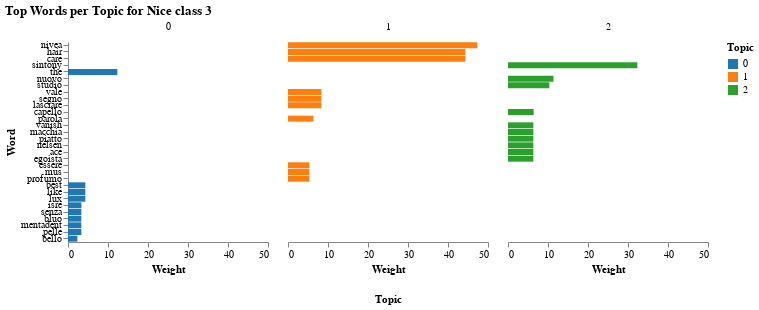

Source (notebook cell):
### Code cell
n_top_words = 10
tf_feature_names = tf_vectorizer.get_feature_names_out()
df_topic_words = get_topic_words_df(lda, tf_feature_names, n_top_words)
chart = alt.Chart(df_topic_words).mark_bar().encode(
    x=alt.X('Weight:Q', title='Weight'),
    y=alt.Y('Word:N', sort='-x', title='Word'),
    color=alt.Color('Topic:N', scale=alt.Scale(scheme='category10')),
    column=alt.Column('Topic:N', title='Topic', header=alt.Header(titleOrient='bottom'))
).properties(
    width=200,
    height=200,
    title='Top Words per Topic for Nice class 3'
).configure_axis(
    grid=False
).configure_view(
    strokeWidth=0
)

chart.display()

### Figure 1 — Vega-Lite specification as saved in the notebook (floating-point values rounded to 4 significant figures)
{"config": {"view": {"continuousWidth": 300, "continuousHeight": 300, "strokeWidth": 0}, "axis": {"grid": false}}, "data": {"name": "data-525b9534c7283f713d3cf2529c794248"}, "mark": {"type": "bar"}, "encoding": {"color": {"field": "Topic", "scale": {"scheme": "category10"}, "type": "nominal"}, "column": {"field": "Topic", "header": {"titleOrient": "bottom"}, "title": "Topic", "type": "nominal"}, "x": {"field": "Weight", "title": "Weight", "type": "quantitative"}, "y": {"field": "Word", "sort": "-x", "title": "Word", "type": "nominal"}}, "height": 200, "title": "Top Words per Topic for Nice class 3", "width": 200, "$schema": "https://vega.github.io/schema/vega-lite/v5.20.1.json", "datasets": {"data-525b9534c7283f713d3cf2529c794248": [{"Topic": 0, "Word": "the", "Weight": 12.33}, {"Topic": 0, "Word": "best", "Weight": 4.333}, {"Topic": 0, "Word": "like", "Weight": 4.333}, {"Topic": 0, "Word": "lux", "Weight": 4.333}, {"Topic": 0, "Word": "isre", "Weight": 3.351}, {"Topic": 0, "Word": "senza", "Weight": 3.34}, {"Topic": 0, "Word": "bluo", "Weight": 3.333}, {"Topic": 0, "Word": "mentadent", "Weight": 3.333}, {"Topic": 0, "Word": "pelle", "Weight": 3.333}, {"Topic": 0, "Word": "bello", "Weight": 2.339}, {"Topic": 1, "Word": "nivea", "Weight": 47.33}, {"Topic": 1, "Word": "hair", "Weight": 44.33}, {"Topic": 1, "Word": "care", "Weight": 44.33}, {"Topic": 1, "Word": "vale", "Weight": 8.333}, {"Topic": 1, "Word": "segno", "Weight": 8.333}, {"Topic": 1, "Word": "lasciare", "Weight": 8.333}, {"Topic": 1, "Word": "parola", "Weight": 6.333}, {"Topic": 1, "Word": "essere", "Weight": 5.341}, {"Topic": 1, "Word": "mus", "Weight": 5.333}, {"Topic": 1, "Word": "profumo", "Weight": 5.333}, {"Topic": 2, "Word": "sintony", "Weight": 32.33}, {"Topic": 2, "Word": "nuovo", "Weight": 11.37}, {"Topic": 2, "Word": "studio", "Weight": 10.33}, {"Topic": 2, "Word": "capello", "Weight": 6.418}, {"Topic": 2, "Word": "vanish", "Weight": 6.333}, {"Topic": 2, "Word": "macchia", "Weight": 6.333}, {"Topic": 2, "Word": "piatto", "Weight": 6.333}, {"Topic": 2, "Word": "nelsen", "Weight": 6.333}, {"Topic": 2, "Word": "ace", "Weight": 6.333}, {"Topic": 2, "Word": "egoista", "Weight": 6.333}]}}
